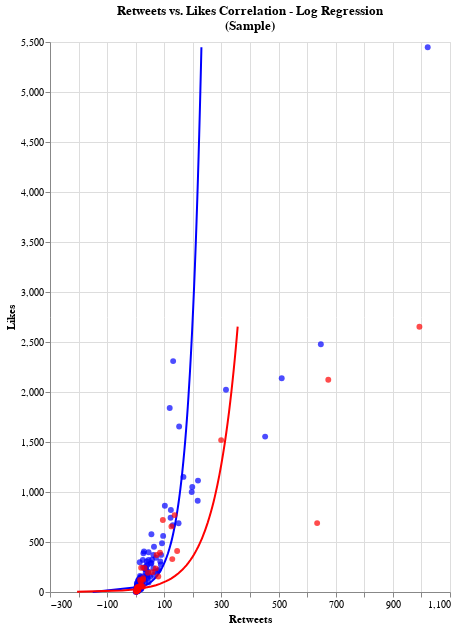

The notebook cell saved with this chart:
### Code cell
base = alt.Chart(allTweetsD).mark_circle(color='blue',size=35).encode(
    x=alt.X('nretweets',sort = 'x',title='Retweets'),
    y=alt.Y('nlikes',title='Likes')#,scale=alt.Scale(domain=[0, 80])),#,scale=alt.Scale(type='log')),
    #color=alt.condition(selection_repub, 'name', alt.value('blue')),
    #color= alt.Color('name', scale=alt.Scale(scheme='blue')),
    #tooltip = ["nreplies","nretweets"]
).properties(
     title={
    "text": ["Retweets vs. Likes Correlation - Log Regression","(Sample)"]},
     width=400,
     height=550
)
base = base + base.transform_regression("nlikes","nretweets",method='log').mark_line(color='blue')

scatter2 = alt.Chart(allTweetsR).mark_circle(color='red',size=35).encode(
    x=alt.X('nretweets',sort = 'x'),
    y=alt.Y('nlikes')#,scale=alt.Scale(domain=[0, 80])),#,scale=alt.Scale(type='log')),
    #color=alt.condition(selection_repub, 'name', alt.value('blue')),
    #color= alt.Color('name', scale=alt.Scale(scheme='blue')),
    #tooltip = ["nreplies","nretweets"]
)#.properties(
    # title={
    #"text": ["Average Number of Retweets per Representative","(Sample)"]},
   #  width=300,
   #  height=300
#)
scatter2 = scatter2 + scatter2.transform_regression("nlikes","nretweets",method='log').mark_line(color='red')


scatter = alt.layer(base,scatter2).resolve_scale(
    #y = 'independent'
)
scatter

### Figure 1 — Vega-Lite specification as saved in the notebook (floating-point values rounded to 4 significant figures; data arrays with more than 128 entries replaced by an {"elided": "..."} marker saying what was removed)
{"config": {"view": {"continuousWidth": 400, "continuousHeight": 300}}, "layer": [{"layer": [{"mark": {"type": "circle", "color": "blue", "size": 35}, "encoding": {"x": {"type": "quantitative", "field": "nretweets", "sort": "x", "title": "Retweets"}, "y": {"type": "quantitative", "field": "nlikes", "title": "Likes"}}, "height": 550, "title": {"text": ["Retweets vs. Likes Correlation - Log Regression", "(Sample)"]}, "width": 400}, {"mark": {"type": "line", "color": "blue"}, "encoding": {"x": {"type": "quantitative", "field": "nretweets", "sort": "x", "title": "Retweets"}, "y": {"type": "quantitative", "field": "nlikes", "title": "Likes"}}, "height": 550, "title": {"text": ["Retweets vs. Likes Correlation - Log Regression", "(Sample)"]}, "transform": [{"on": "nlikes", "regression": "nretweets", "method": "log"}], "width": 400}], "data": {"name": "data-ea4098c4a89493505fe22857c885fe20"}}, {"layer": [{"mark": {"type": "circle", "color": "red", "size": 35}, "encoding": {"x": {"type": "quantitative", "field": "nretweets", "sort": "x"}, "y": {"type": "quantitative", "field": "nlikes"}}}, {"mark": {"type": "line", "color": "red"}, "encoding": {"x": {"type": "quantitative", "field": "nretweets", "sort": "x"}, "y": {"type": "quantitative", "field": "nlikes"}}, "transform": [{"on": "nlikes", "regression": "nretweets", "method": "log"}]}], "data": {"name": "data-562e2e2a96b9afe4e77cc250b8a25b22"}}], "resolve": {"scale": {}}, "$schema": "https://vega.github.io/schema/vega-lite/v4.8.1.json", "datasets": {"data-ea4098c4a89493505fe22857c885fe20": {"elided": "245 records"}, "data-562e2e2a96b9afe4e77cc250b8a25b22": [{"date": "2020-11-15 09:58:15", "tweet": "❌ Riots in our cities.   ❌ Violence on our streets.   This kind of lawlessness must end.  That’s why this week I’m introducing legislation to increase penalties for anyone who participates in, incites, or funds these riots.", "username": "RepKenBuck", "name": "Congressman Ken Buck", "retweet": false, "nlikes": 192, "nreplies": 86, "nretweets": 43}, {"date": "2020-11-15 07:52:49", "tweet": "Antifa is destroying the streets of DC.  Antifa is harassing and attacking families on the streets of DC.  Send in the National Guard now.", "username": "RepKenBuck", "name": "Congressman Ken Buck", "retweet": false, "nlikes": 2123, "nreplies": 214, "nretweets": 674}, {"date": "2020-11-13 08:00:15", "tweet": "LAPD budget cuts are forcing the department to dissolve the sexual assault unit. That’s the same team that caught super predator Harvey Weinstein.   We have the “Defund the Police” movement to thank for this.    https://t.co/hRILdv4Tfz", "username": "RepKenBuck", "name": "Congressman Ken Buck", "retweet": false, "nlikes": 155, "nreplies": 79, "nretweets": 79}, {"date": "2020-11-11 08:20:29", "tweet": "On this day, we honor those who have served in the US Armed Forces. We owe these brave men and women a debt that can never be repaid.   Please join me in taking some time out of your day today and thanking a veteran in your community. #VeteransDay  https://t.co/ip75MFxy73", "username": "RepKenBuck", "name": "Congressman Ken Buck", "retweet": false, "nlikes": 137, "nreplies": 21, "nretweets": 26}, {"date": "2020-11-10 09:31:01", "tweet": "Happy 245th Birthday, @USMC. Thank you for your service and dedication to keeping our nation safe.  #SemperFi  https://t.co/M33L9Jwz0B", "username": "RepKenBuck", "name": "Congressman Ken Buck", "retweet": false, "nlikes": 42, "nreplies": 19, "nretweets": 4}, {"date": "2020-11-06 11:40:23", "tweet": "All legal votes should be counted and the process should be fully transparent.   It is important that we protect the integrity of our free and fair elections.", "username": "RepKenBuck", "name": "Congressman Ken Buck", "retweet": false, "nlikes": 393, "nreplies": 125, "nretweets": 85}, {"date": "2020-11-05 08:43:55", "tweet": "This year has posed so many difficulties for people, but paying for school supplies for our home-educated children should not be one of those challenges.   With the Home Educators are Teachers Act from @RepRalphNorman, it won’t be.  https://t.co/DoPkCTZapT", "username": "RepKenBuck", "name": "Congressman Ken Buck", "retweet": false, "nlikes": 13, "nreplies": 25, "nretweets": 2}, {"date": "2020-11-04 09:23:06", "tweet": "This is what our great Republic is all about.   Alfonso Garcia became a U.S. citizen just a few months ago and he exercised a right we should all hold dear – to vote.  I’m so proud to represent Alfonso and many others in #C004 like him Congress.   https://t.co/eeB4mei4ZI", "username": "RepKenBuck", "name": "Congressman Ken Buck", "retweet": false, "nlikes": 27, "nreplies": 9, "nretweets": 2}, {"date": "2020-11-02 13:49:38", "tweet": "The Rocky Mountain Hyperbaric Institute does amazing work to help veterans with PTSD and TBI.   I’m leading a bipartisan effort urging the VA to partner with RHMI and implement landmark legislation that provides veterans with access to innovative mental health therapies.  https://t.co/rOsqjD5BcJ", "username": "RepKenBuck", "name": "Congressman Ken Buck", "retweet": false, "nlikes": 51, "nreplies": 17, "nretweets": 11}, {"date": "2020-11-02 08:22:32", "tweet": "Twitter finally unfreezes the New York Post after its story on Hunter Biden, but its rationale for censorship is arbitrary and shifting.  https://t.co/mnj4JGiOpK", "username": "RepKenBuck", "name": "Congressman Ken Buck", "retweet": false, "nlikes": 329, "nreplies": 92, "nretweets": 128}, {"date": "2020-10-30 18:30:38", "tweet": "Deeply saddened to hear about the loss of Jim Davis. Jim was a great man and a leader in the law enforcement community.   My prayers are with his family.  https://t.co/EY1O4jlSme", "username": "RepKenBuck", "name": "Congressman Ken Buck", "retweet": false, "nlikes": 35, "nreplies": 9, "nretweets": 5}, {"date": "2020-10-30 11:09:40", "tweet": "Colorado's firefighters have courageously fought to halt the flames and prevent further destruction of homes and communities across our great state.  That's why I’m proud to lead the Colorado delegation in a letter to @GovofCO commending their bravery and perseverance.  https://t.co/gkDYKmW5Hl", "username": "RepKenBuck", "name": "Congressman Ken Buck", "retweet": false, "nlikes": 53, "nreplies": 19, "nretweets": 11}, {"date": "2020-10-29 13:49:11", "tweet": "State and local officials are better equipped to make important decisions about how best to manage wildlife populations while protecting farmers, ranchers, and businesses.   I applaud @SecBernhardt for his thoughtful decision.  https://t.co/ll79YlCH8n", "username": "RepKenBuck", "name": "Congressman Ken Buck", "retweet": false, "nlikes": 29, "nreplies": 21, "nretweets": 7}, {"date": "2020-10-28 15:18:00", "tweet": "Sending a special thank you to all of the brave men and women who put their lives on the line to keep our communities safe. #NationalFirstRespondersDay  https://t.co/BNpvEcxiTH", "username": "RepKenBuck", "name": "Congressman Ken Buck", "retweet": false, "nlikes": 103, "nreplies": 19, "nretweets": 18}, {"date": "2020-10-28 13:31:12", "tweet": "Thank you to the Trump Administration for giving first responders the tools and testing they need to stay safe as they fight the recent wildfires across our state.   https://t.co/7CKQM7r3wj", "username": "RepKenBuck", "name": "Congressman Ken Buck", "retweet": false, "nlikes": 67, "nreplies": 26, "nretweets": 19}, {"date": "2020-10-28 09:20:33", "tweet": "“Without evidence” 🤦🏻♂️", "username": "RepKenBuck", "name": "Congressman Ken Buck", "retweet": false, "nlikes": 370, "nreplies": 60, "nretweets": 73}, {"date": "2020-10-27 07:16:32", "tweet": "The rioting has to stop. I will be introducing legislation on this. Stay tuned.", "username": "RepKenBuck", "name": "Congressman Ken Buck", "retweet": false, "nlikes": 656, "nreplies": 149, "nretweets": 125}, {"date": "2020-10-26 18:03:00", "tweet": "Tonight, Judge Amy Coney Barrett became JUSTICE Amy Coney Barrett.   Thank you @SenCoryGardner for voting to confirm a brilliant legal mind and solid conservative who will protect our Constitution and uphold the law.", "username": "RepKenBuck", "name": "Congressman Ken Buck", "retweet": false, "nlikes": 720, "nreplies": 73, "nretweets": 95}, {"date": "2020-10-25 18:03:44", "tweet": "The CCP must answer for the atrocities committed against Uighur Muslims.   https://t.co/4TLNdQmmtS", "username": "RepKenBuck", "name": "Congressman Ken Buck", "retweet": false, "nlikes": 689, "nreplies": 44, "nretweets": 635}, {"date": "2020-10-24 09:32:55", "tweet": "Thank you to our brave firefighters for their heroic efforts to keep Coloradans safe.  https://t.co/s7JFNnsiP7", "username": "RepKenBuck", "name": "Congressman Ken Buck", "retweet": false, "nlikes": 121, "nreplies": 20, "nretweets": 15}, {"date": "2020-10-23 13:10:57", "tweet": "Northern Colorado is being devastated by raging wildfires.  @SenCoryGardner, @RepJoeNeguse, and I are urging the USDA to protect nearby reservoirs that are highly susceptible to erosion and potential sediment from the fires.  https://t.co/ZbC2RRjzPe", "username": "RepKenBuck", "name": "Congressman Ken Buck", "retweet": false, "nlikes": 26, "nreplies": 19, "nretweets": 10}, {"date": "2020-10-22 17:24:05", "tweet": "K.C. Electric Association is receiving a $9.7M investment that will benefit 6,500 rural residents across Cheyenne, Kiowa, Kit Carson, and Lincoln counties.   I’m excited to partner with @USDA on this important investment in the Eastern Plains.   https://t.co/7HljDDmytC", "username": "RepKenBuck", "name": "Congressman Ken Buck", "retweet": false, "nlikes": 13, "nreplies": 11, "nretweets": 3}, {"date": "2020-10-21 19:35:13", "tweet": "Thank you to our brave firefighters who are working hard to fight these devastating fires and keep Coloradans safe.", "username": "RepKenBuck", "name": "Congressman Ken Buck", "retweet": false, "nlikes": 243, "nreplies": 18, "nretweets": 19}, {"date": "2020-10-21 17:37:32", "tweet": "I’m proud to lead this letter with over 100 of my Republican colleagues in the House to ensure Americans can fully exercise their #2A rights.  https://t.co/cgppQxO2xK", "username": "RepKenBuck", "name": "Congressman Ken Buck", "retweet": false, "nlikes": 59, "nreplies": 23, "nretweets": 18}, {"date": "2020-10-21 12:04:53", "tweet": "God bless PFC Brodin and the Greatest Generation!  https://t.co/nwMpyieVk3", "username": "RepKenBuck", "name": "Congressman Ken Buck", "retweet": false, "nlikes": 123, "nreplies": 9, "nretweets": 26}, {"date": "2020-10-21 09:31:31", "tweet": "Congrats to the new Morgan County sheriff’s deputies who were sworn in yesterday. Thank you for protecting our communities.   https://t.co/6NQGWFCwcp", "username": "RepKenBuck", "name": "Congressman Ken Buck", "retweet": false, "nlikes": 18, "nreplies": 7, "nretweets": 7}, {"date": "2020-10-20 08:48:20", "tweet": "Google has used its monopolistic share of the marketplace to cheat and steal for far too long.  This is an important first step in stopping Big Tech’s anticompetitive behavior.  https://t.co/hkx5sM9z0S", "username": "RepKenBuck", "name": "Congressman Ken Buck", "retweet": false, "nlikes": 410, "nreplies": 43, "nretweets": 145}, {"date": "2020-11-11 09:38:32", "tweet": "On Veterans Day, we honor those who have bravely served in the US Armed Forces.   We owe these men and women a debt that can never be repaid. Thank you for your sacrifice, selflessness and service to the country. #VeteransDay2020  https://t.co/JIIFOFoSGG", "username": "RepDLamborn", "name": "Rep. Doug Lamborn", "retweet": false, "nlikes": 21, "nreplies": 11, "nretweets": 6}, {"date": "2020-11-09 11:17:46", "tweet": "Excellent news! This is further proof of American ingenuity and the strength of free enterprise. @realDonaldTrump's Administration has worked with Pfizer to develop a vaccine in record time. Together we will defeat #COVID19.   https://t.co/B1I1KYdSgG", "username": "RepDLamborn", "name": "Rep. Doug Lamborn", "retweet": false, "nlikes": 25, "nreplies": 29, "nretweets": 5}, {"date": "2020-11-06 11:54:12", "tweet": "Breaking🚨: @BetsyDeVosED has answered my call to investigate @SFSU for possible violations of anti-terror laws. Terrorists should never be welcome at American universities.    Read more here:   https://t.co/cVwrv3TiTd.", "username": "RepDLamborn", "name": "Rep. Doug Lamborn", "retweet": false, "nlikes": 17, "nreplies": 13, "nretweets": 8}, {"date": "2020-11-06 09:00:33", "tweet": "For 4 years, @realDonaldTrump fought for us against the corrupt media, big tech bias, and radical Dems. Now we need to fight for him.   The American people deserve transparency, accuracy, &amp; integrity. Every LEGAL vote should be counted, and every ILLEGAL vote should not.", "username": "RepDLamborn", "name": "Rep. Doug Lamborn", "retweet": false, "nlikes": 2653, "nreplies": 663, "nretweets": 993}, {"date": "2020-11-03 10:04:07", "tweet": "The choice is clear. Radical, socialist Democrats want to destroy our country, dismantle our institutions and defund our police and military. @HouseGOP and @realDonaldTrump want to restore our way of life, rebuild our great economy &amp; renew the American dream.  https://t.co/03iE6HztOF", "username": "RepDLamborn", "name": "Rep. Doug Lamborn", "retweet": false, "nlikes": 198, "nreplies": 77, "nretweets": 58}, {"date": "2020-10-30 10:40:58", "tweet": ".@realDonaldTrump fought off a bogus impeachment &amp; still: 𝐌ade New Trade Deals with Canada &amp; Mexico 𝐀llied Israel, UAE &amp; Bahrain in the Abraham Accords 𝐆uarded our Nation by creating @SpaceForceDoD 𝐀ppointed three conservative Supreme Court justices  https://t.co/xu76IDr0kM", "username": "RepDLamborn", "name": "Rep. Doug Lamborn", "retweet": false, "nlikes": 236, "nreplies": 54, "nretweets": 70}, {"date": "2020-10-30 07:57:07", "tweet": "Watch my conversation with @politico on the importance of @SpaceForceDoD, national security space, and space commerce here:  https://t.co/4KEPE7tug4", "username": "RepDLamborn", "name": "Rep. Doug Lamborn", "retweet": false, "nlikes": 2, "nreplies": 6, "nretweets": 2}, {"date": "2020-10-29 14:21:08", "tweet": "Less than a week out from the 2020 election and Democrats still have not accepted that @realDonaldTrump won in 2016.  https://t.co/2NhKQdEt92", "username": "RepDLamborn", "name": "Rep. Doug Lamborn", "retweet": false, "nlikes": 1519, "nreplies": 102, "nretweets": 299}, {"date": "2020-10-28 13:15:32", "tweet": "Since taking office @POTUS has focused on the safety &amp; security of our nation. He created @SpaceForceDoD which will protect our space national security, &amp; he has eliminated terrorist threats across the globe. We truly are safer &amp; better prepared due to @realDonaldTrump's actions.", "username": "RepDLamborn", "name": "Rep. Doug Lamborn", "retweet": false, "nlikes": 52, "nreplies": 33, "nretweets": 12}, {"date": "2020-10-28 10:41:59", "tweet": "Starting soon! Join me as I speak with @politico about the importance of @SpaceForceDoD, national security space, and space commerce. #PoliticoSpace", "username": "RepDLamborn", "name": "Rep. Doug Lamborn", "retweet": false, "nlikes": 6, "nreplies": 9, "nretweets": 2}, {"date": "2020-10-26 18:02:33", "tweet": "🚨Breaking🚨 Judge Amy Coney Barrett is now Justice Amy Coney Barrett! #ACB", "username": "RepDLamborn", "name": "Rep. Doug Lamborn", "retweet": false, "nlikes": 49, "nreplies": 26, "nretweets": 7}, {"date": "2020-10-26 14:49:47", "tweet": "Americans deserve a Supreme Court Justice who will not legislate from the bench. #ACB will interpret our Constitution and laws as written. Soon we will #ConfirmACB and #FillTheSeat.  https://t.co/eyYjWcBjcg", "username": "RepDLamborn", "name": "Rep. Doug Lamborn", "retweet": false, "nlikes": 240, "nreplies": 47, "nretweets": 31}, {"date": "2020-10-26 10:07:06", "tweet": "Today is the day that we confirm @realDonaldTrump's nomination for the Supreme Court. Lets #ConfirmACB and #FillTheSeat  https://t.co/x9uYxasZz3", "username": "RepDLamborn", "name": "Rep. Doug Lamborn", "retweet": false, "nlikes": 769, "nreplies": 107, "nretweets": 136}, {"date": "2020-10-23 10:01:42", "tweet": "Small, family-owned businesses are the heart of Colorado's Fifth Congressional District. I am honored to receive the Guardian of Small Business award from @NFIB. I will continue fighting for small businesses and pro-growth policies that help our economy thrive. #smallbizguardian  https://t.co/HmMUniKHze", "username": "RepDLamborn", "name": "Rep. Doug Lamborn", "retweet": false, "nlikes": 12, "nreplies": 11, "nretweets": 3}, {"date": "2020-10-22 12:38:06", "tweet": "Taxpayers should not be forced to waste their money on \"news\" organizations like @NPR which serve as a political arm for Democrats. This is one of the many reasons I introduced H.R. 3392 which would prohibit funding for NPR. #DefundNPR", "username": "RepDLamborn", "name": "Rep. Doug Lamborn", "retweet": false, "nlikes": 35, "nreplies": 37, "nretweets": 9}, {"date": "2020-10-22 11:33:52", "tweet": "Today’s theatrical display by Senate Dems is shameful. Judge Barrett is immensely qualified &amp; was reported out of @senjudiciary unanimously. @realDonaldTrump continues to deliver for the American people while Dems continue to neglect their responsibilities &amp; obstruct #FillTheSeat", "username": "RepDLamborn", "name": "Rep. Doug Lamborn", "retweet": false, "nlikes": 49, "nreplies": 39, "nretweets": 6}, {"date": "2020-10-21 15:15:58", "tweet": "Twitter is still actively censoring conservatives and their latest target is @seanhannity. #BigTech does not want you to know the truth about Hunter Biden and that the staff of @Jim_Jordan confirmed the authenticity of the Biden emails. We must stop #BigTechCensorship.  https://t.co/QIvfNRs0cB", "username": "RepDLamborn", "name": "Rep. Doug Lamborn", "retweet": false, "nlikes": 54, "nreplies": 42, "nretweets": 26}, {"date": "2020-10-20 15:21:38", "tweet": " https://t.co/ZilyIhP8Lp", "username": "RepDLamborn", "name": "Rep. Doug Lamborn", "retweet": false, "nlikes": 8, "nreplies": 2, "nretweets": 3}, {"date": "2020-10-20 15:18:19", "tweet": "Excited to launch the U.S. House Space Force Caucus with @RepMichaelWaltz @RepBrianBabin @RepJasonCrow @RepKendraHorn and @RepCharlieCrist. This caucus will serve as the chief advocate of the U.S. Space Force &amp; will work to ensure America's space dominance.", "username": "RepDLamborn", "name": "Rep. Doug Lamborn", "retweet": false, "nlikes": 14, "nreplies": 6, "nretweets": 7}, {"date": "2020-10-20 11:40:43", "tweet": "It is past time to fix Section 230. I'm a cosponsor of @RepGosar's bill, H.R. 7808 which would amend the Communications Decency Act &amp; restricts Section 230 to only apply to unlawful content. #BigTech has gotten away with censoring conservatives for too long &amp; it must stop.", "username": "RepDLamborn", "name": "Rep. Doug Lamborn", "retweet": false, "nlikes": 27, "nreplies": 26, "nretweets": 6}]}}
